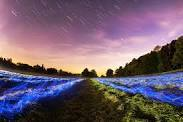
#> input picture Computer Vision/landscape.jpg, 183 x 122 px
$ python computer_vision_crop_image.py
#> lines starting #> are read from the running program, lines starting #| are printed output that depends on the picture
import cv2
import matplotlib.pyplot as plt

image = cv2.imread('landscape.jpg')
#> image is the input picture: shape (122, 183, 3); mean B, G, R 111.2, 93.4, 112.6

# check if image loaded properly
if image is None:
    print('Error: Image not found')
else:
    image_rgb = cv2.cvtColor(image, cv2.COLOR_BGR2RGB)

    center_x, center_y = image.shape[1] // 2, image.shape[0] // 2 # 800 / 2
#> center_x = 91; center_y = 61
    #(400,400)
    crop_size = 400

    cropped_image = image[center_y - crop_size // 2: center_y + crop_size // 2,
                          center_x - crop_size // 2: center_x + crop_size // 2]
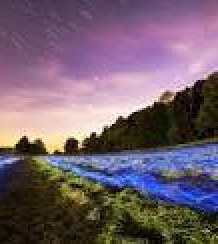
#> cropped_image: shape (122, 109, 3) (shown 2 times larger); mean B, G, R 109.3, 96.1, 114.3

    plt.figure(figsize=(12,4))

    # original image
    plt.subplot(1,3,1)
    plt.imshow(image_rgb)
    plt.title('Original Image')
    plt.axis('off')

    # cropped image
    plt.subplot(1,3,3)
    plt.imshow(cv2.cvtColor(cropped_image, cv2.COLOR_BGR2RGB))
    plt.title('Cropped image (400 x 400 - from center)')
    plt.axis('off')

    plt.tight_layout()
    plt.show()
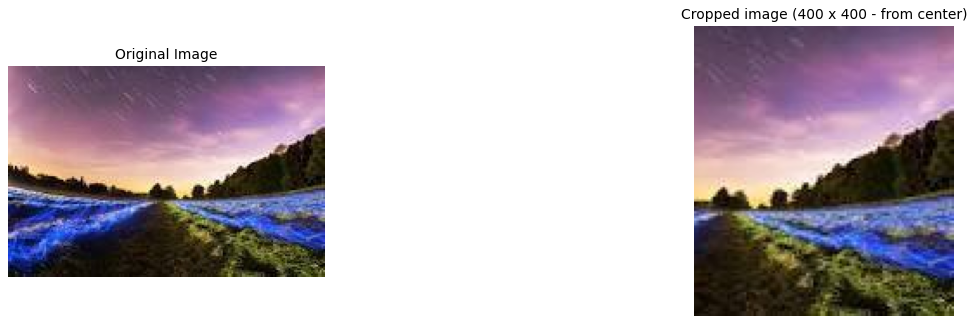
#> figure drawn by matplotlib, 2 panels
